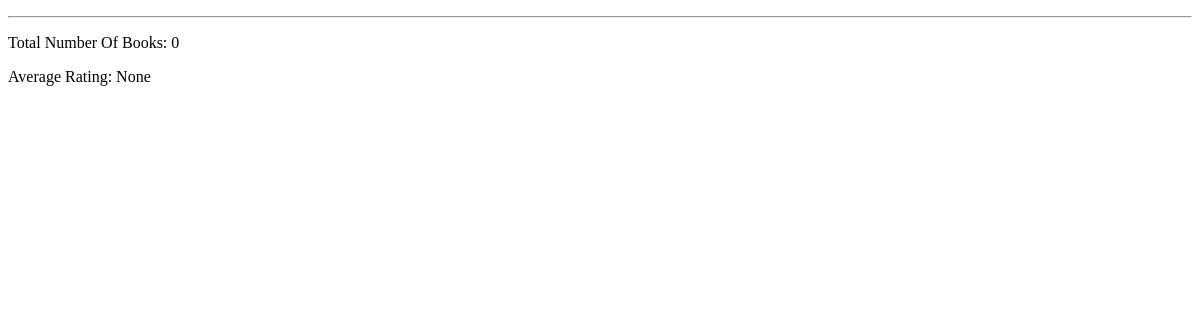
The app's page /, older data.
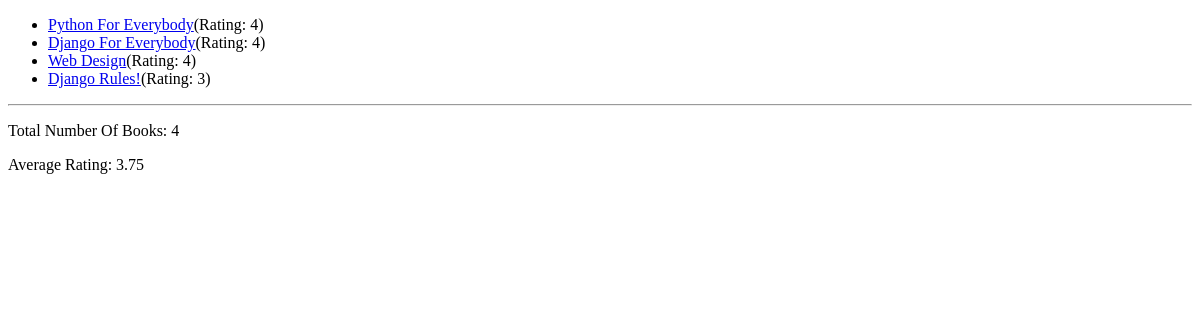
The same page, newer data.
### book_store/models.py (models this page shows, shortened)
class Book(models.Model):
    title = models.CharField(max_length=50)
    rating = models.IntegerField(
        validators=[MinValueValidator(1), MaxValueValidator(5)]
        )
    author = models.ForeignKey(
        Author,
        on_delete=models.CASCADE,
        null=True,
        related_name="books"
        )
    is_bestselling = models.BooleanField(default=False)
    slug = models.SlugField(default="", blank=True, null=False, db_index=True)
    published_countries = models.ManyToManyField(Country)
    def get_absolute_url(self):
        return reverse("book_detail", args=[self.slug])

### book_store/views.py (the view)
# urls.py: path('', views.index),
def index(request):
    books = Book.objects.all().order_by("-rating")
    num_books = books.count()
    avg_rating = books.aggregate(Avg("rating"))
    return render(request, 'book_store/index.html', {
        "books": books,
        "total_number_of_books": num_books,
        "average_rating": avg_rating,
    })

### book_store/templates/book_store/index.html (shortened to what this page needs)
{% extends "book_store/base.html" %}
{% block content %}
    <ul>
        {% for book in books %}
            <li><a href="{{ book.get_absolute_url }}">{{ book.title }}</a>(Rating: {{ book.rating }})</li>
        {% endfor %}
    </ul>
    <hr>
    <p>Total Number Of Books: {{ total_number_of_books }}</p>
    <p>Average Rating: {{ average_rating.rating__avg }}</p>
{% endblock content %}

### book_store/templates/book_store/base.html (shortened to what this page needs)
<!DOCTYPE html>
<html lang="en">
<head>
</head>
<body>
  {% block content %}
  {% endblock %}
</body>
</html>

Row changes from the older to the newer data that the page shows:
added Book: title "Python For Everybody", rating "4"
added Book: title "Django For Everybody", rating "4"
added Book: title "Web Design", rating "4"
added Book: title "Django Rules!", rating "3"
Text that changed along with them:
{{ total_number_of_books }}: "0" → "4"
{{ average_rating.rating__avg }}: "None" → "3.75"
